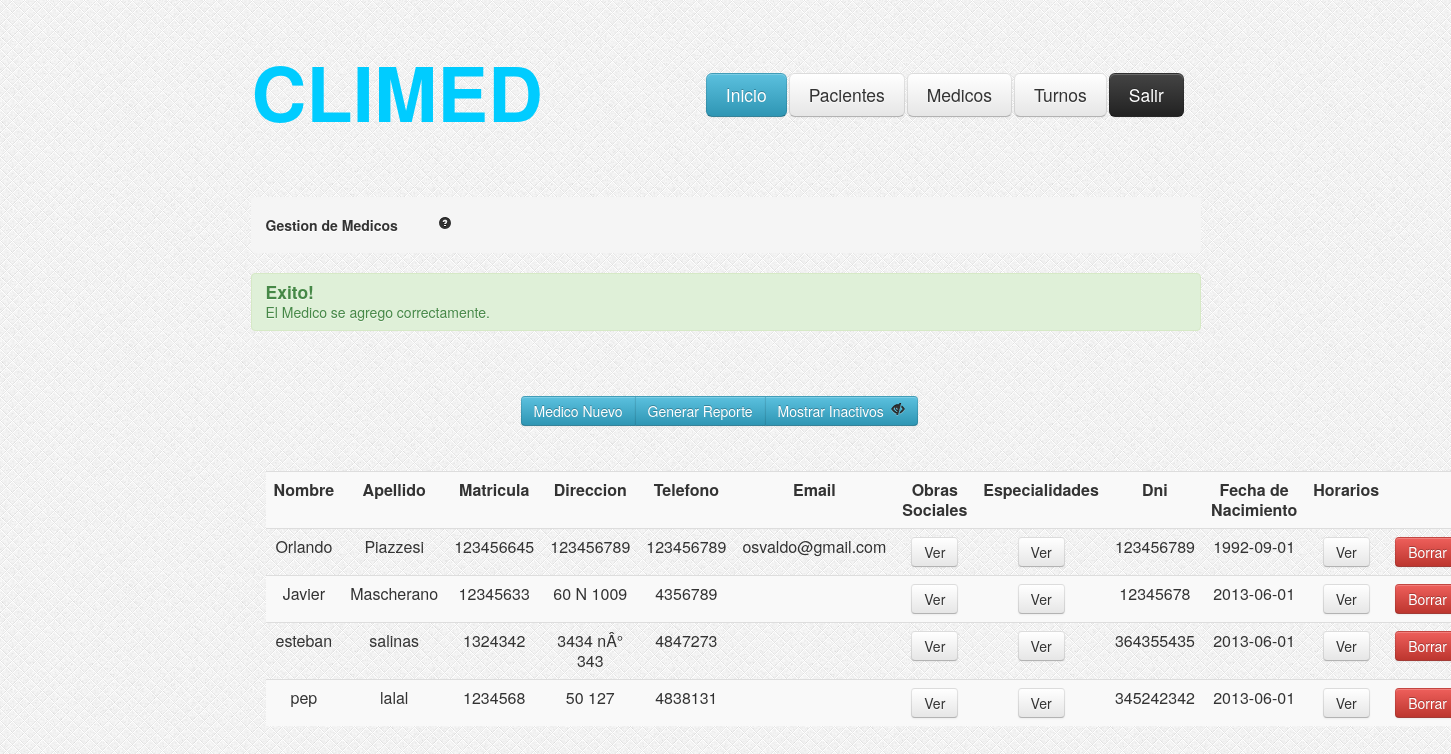
Screenshot of /GestionMedicos.php?Correcto=1 with the database file from the repository.
### tables this page shows
CREATE TABLE IF NOT EXISTS `medicos` (
  `idmedico` int(11) NOT NULL AUTO_INCREMENT,
  `nombre` varchar(100) NOT NULL,
  `apellido` varchar(100) NOT NULL,
  `nromatricula` int(11) NOT NULL,
  `email` varchar(100) NOT NULL,
  `telefono` int(25) NOT NULL,
  `fechaNac` date NOT NULL,
  `dni` int(11) NOT NULL,
  `direccion` varchar(255) DEFAULT NULL,
  `activo` tinyint(1) NOT NULL DEFAULT '1',
  PRIMARY KEY (`idmedico`)
);

### GestionMedicos.php (the view, shortened to what this page needs)
<?php
	if (!isset($_GET['ojito'])) {
		$ojito=1;
	}else{
		$ojito=$_GET['ojito'];
	}
	$consulta = "SELECT * FROM medicos WHERE medicos.activo = ".$ojito." OR 0 = ".$ojito." ";
    $resultado = mysql_query($consulta);
?>
<head>
<link rel="stylesheet" type="text/css" href="css/estilo.css"/>
<link rel="stylesheet" type="text/css" href="css/bootstrap.css"/>
<link rel="stylesheet" type="text/css" href="css/bootstrap-responsive.css"/>
</head>
<body style="background-image:url('images/bg.png')">
	<?php include_once('header.php'); ?>
	<div class="encapsulador">
		<div class="contenedor">
			<ul class="breadcrumb">
				<li>
					<h5>Gestion de Medicos<a href="#" style="margin-left: 40px;"><i class="icon-question-sign"></i></a></h5>
				</li>
			</ul>
			<?php
				if(isset($_GET['Correcto'])){
					if($_GET['Correcto'] == 1){
						echo"<div class='alert alert-success'>
							<h4>Exito!</h4>
							El Medico se agrego correctamente.
							</div>";
					}
				}
			?>
			<div class="btn-group" style="margin-top: 45px; margin-left: 270;">
					<button class="btn btn-info" type="button" onclick="location.href='AltaMedicos.php'">Medico Nuevo</button>
					<button class="btn btn-info" type="button">Generar Reporte</button>
					<button class="btn btn-info" type="button"
					<?php	if($ojito == 1){ ?>
								onclick="location.href='GestionMedicos.php?ojito=0'"> Mostrar Inactivos <i class="icon-eye-close" style="margin-left: 3px;"></i>
					<?php	} else { ?>
								onclick="location.href='GestionMedicos.php?ojito=1'"> Ocultar Inactivos <i class="icon-eye-open" style="margin-left: 3px;"></i>
					<?php	} ?>
					</button>
			</div>
			<div id="tabla-gestion-pacientes">
				<table class="table table-striped">
					<tr>
						<td><b>Nombre</b></td>
						<td><b>Apellido</b></td>
						<td><b>Matricula</b></td>
						<td><b>Direccion</b></td>
						<td><b>Telefono</b></td>
						<td><b>Email</b></td>
						<td><b>Obras Sociales</b></td>
						<td><b>Especialidades</b></td>
						<td><b>Dni</b></td>
						<td><b>Fecha de Nacimiento</b></td>
						<td><b>Horarios</b></td>
						<td></td>
					</tr>
			<?php while ($valor = mysql_fetch_array($resultado)) {	?>
					<tr>
						<td><?php echo $valor["nombre"]; ?></td>
						<td><?php echo $valor["apellido"]; ?></td>
						<td><?php echo $valor["nromatricula"]; ?></td>
						<td><?php echo $valor["direccion"]; ?></td>
						<td><?php echo $valor["telefono"]; ?></td>
						<td><?php echo $valor["email"]; ?></td>
						<?php
						$idmedico = $valor['idmedico'];
						?>
						<td><a data-toggle="modal" role="button" href="#obrasSocialesMedico<?php echo $idmedico; ?>" class="btn">Ver</a></td>
						<td><a data-toggle="modal" role="button" href="#especialidadesMedico<?php echo $idmedico; ?>" class="btn">Ver</a></td>
						<td><?php echo $valor["dni"]; ?></td>
						<td><?php echo $valor["fechaNac"]; ?></td>
						<td><a data-toggle="modal" role="button" href="#horariosMedico<?php echo $idmedico; ?>" class="btn">Ver</a></td>
						<?php
								if( $valor["activo"] == 1 ){
						?>
									<td><a data-toggle="modal" role="button" href="#borrar<?php echo $idmedico; ?>" class="btn btn-danger">Borrar</a></td>
						<?php	}else{ ?>
									<td><button class="btn btn-success" type="button" onclick="location.href='HabilitarMedico.php?idmedico=<?php echo $idmedico; ?> '">Habilitar</button></td>
						<?php	}  	?>
					</tr>
				<?php
				}
				?>
				</table>
			</div>
		</div>
	</div>
</body>
</html>

### css/estilo.css (style rules this page uses)
.encapsulador { width:950px; height:auto; margin: auto; }
.contenedor { margin-top: 75px; }
#tabla-gestion-pacientes { margin-top: 45px; margin-left: 15px; margin-right: 15px; }

### rows the page displays
medicos: nombre "Orlando", apellido "Piazzesi", nromatricula "123456645", direccion "123456789", telefono "123456789", email "osvaldo@gmail.com", dni "123456789", fechaNac "1992-09-01"
medicos: nombre "Javier", apellido "Mascherano", nromatricula "12345633", direccion "60 N 1009", telefono "4356789", dni "12345678", fechaNac "2013-06-01"
medicos: nombre "esteban", apellido "salinas", nromatricula "1324342", direccion "3434 nÂ° 343", telefono "4847273", dni "364355435", fechaNac "2013-06-01"
medicos: nombre "pep", apellido "lalal", nromatricula "1234568", direccion "50 127", telefono "4838131", dni "345242342", fechaNac "2013-06-01"
